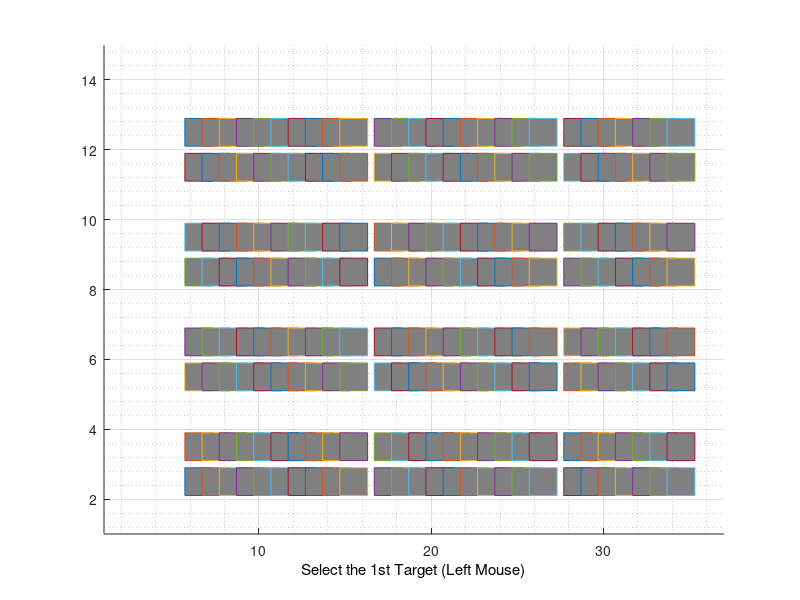

MATLAB code to generate this figure: (Note: this script raises an error after producing the figure.)
clc;
clear all;
%DEFINE THE 2-D MAP ARRAY
MAX_X=36;
MAX_Y=14;
MAX_VAL=10;
%This array stores the coordinates of the map and the 
%Objects in each coordinate
MAP=2*(ones(MAX_X,MAX_Y)); %Create matrix 10x10 with the value is 2

% Obtain Obstacle, Target and Robot Position
% Initialize the MAP with input values
% Obstacle=-1,Target = 0,AGV = 1,Space = 2
j=0;
x_val = 1;
y_val = 1;
axis([1 MAX_X+1 1 MAX_Y+1]);
grid on;
grid minor;
hold on;
n=0;%Number of Obstacles

% Create initial racks
for v = 6:34
    if (v~=16 && v~=27)
        for l = 2:12
            if (l ~= 4 && l ~= 7 && l ~= 10)
                MAP(v,l) = -1; %Put on the closed list as well
                plot(v+.5,l+.5,'s','MarkerSize',20,'MarkerFaceColor',[0.5,0.5,0.5]);
            end
        end
    end
end


% BEGIN Interactive Obstacle, Target, Start Location selection

pause(2);
h=msgbox('Select Obstacles (Left Mouse),Select the last obstacle (Right button)');
  xlabel('Select Obstacles (Left Mouse),Select the last obstacle (Right button)','Color','blue');
uiwait(h,10);
if ishandle(h) == 1
    delete(h);
end
but=1;
while (but == 1)
    [xval_1,yval_1,but] = ginput(1);
    xval_1=floor(xval_1);
    yval_1=floor(yval_1);
    MAP(xval_1,yval_1)=-1;%Put on the closed list as well
    plot(xval_1+.5,yval_1+.5,'s','MarkerSize',20,'MarkerFaceColor',[1,1,0]);
end%End of While loop
 
pause(1);
h=msgbox('Select Targets (Left Mouse)');
uiwait(h,5);
if ishandle(h) == 1
    delete(h);
end
xlabel('Select the 1st Target (Left Mouse)','Color','black');
%Get the location of the Targets
but=0;
while (but ~= 1) %Repeat until the Left button is not clicked
    [xval,yval,but]=ginput(1); %get location of target node
end

%Get the location of the Target_1st
xTarget_1=floor(xval);
yTarget_1=floor(yval);
plot(xTarget_1+.5,yTarget_1+.5,'d','MarkerSize',10,'MarkerFaceColor',[1,0,0]);
text(xTarget_1+1,yTarget_1+.5,'Target_1');
MAP(xTarget_1,yTarget_1)=0;
%Get the location of the Target_2nd
but=0;
while (but ~= 1) %Repeat until the Left button is not clicked
    [xval,yval,but]=ginput(1); %get location of target node
end
xTarget_2=floor(xval);
yTarget_2=floor(yval);
plot(xTarget_2+.5,yTarget_2+.5,'d','MarkerSize',10,'MarkerFaceColor',[1,0,0]);
text(xTarget_2+1,yTarget_2+.5,'Target_2');
MAP(xTarget_2,yTarget_2)=0;

 
pause(1);
h=msgbox('Select the position of AGVs');
uiwait(h,5);
if ishandle(h) == 1
    delete(h);
end
xlabel('Select the position of AGVs','Color','black');
%Get the starting position of the AGV_1st
but=0;
while (but ~= 1) %Repeat until the Left button is not clicked
    [xval,yval,but]=ginput(1);
end
xval_1=floor(xval);
yval_1=floor(yval);
xStart_1=xval_1;
yStart_1=yval_1;
plot(xval_1+.5,yval_1+.5,'rx','MarkerSize',10);
MAP(xval_1,yval_1)=1;
%Get the starting position of the AGV_2nd
but=0;
while (but ~= 1) %Repeat until the Left button is not clicked
    [xval,yval,but]=ginput(1);
end
xval_2=floor(xval);
yval_2=floor(yval);
xStart_2=xval_2;
yStart_2=yval_2;
plot(xval_2+.5,yval_2+.5,'bx','MarkerSize',10);
MAP(xval_2,yval_2)=1;


%IS ON LIST 1/0 |X val |Y val |Parent X val |Parent Y val |h(n) |g(n)|f(n)|
OPEN=[];
%X val | Y val |
% CLOSED=zeros(MAX_VAL,2);
CLOSED=[];

%Put all obstacles on the Closed list
k=1;%Dummy counter
for i=1:MAX_X
    for j=1:MAX_Y
        if(MAP(i,j) == -1)
            CLOSED(k,1)=i; 
            CLOSED(k,2)=j; 
            k=k+1;
        end
    end
end
CLOSED_COUNT=size(CLOSED,1);
%%%%%%%%%%%%%%%%%%%%%set the starting node of the 1st AGV as the first node
xNode=xStart_1;
yNode=yStart_1;
OPEN_COUNT=1;
path_cost=0;
goal_distance=distance(xNode,yNode,xTarget_1,yTarget_1);
OPEN(OPEN_COUNT,:)=insert_open(xNode,yNode,xNode,yNode,path_cost,goal_distance,goal_distance);
OPEN(OPEN_COUNT,1)=0;
CLOSED_COUNT=CLOSED_COUNT+1;
CLOSED(CLOSED_COUNT,1)=xNode;
CLOSED(CLOSED_COUNT,2)=yNode;
NoPath=1;

% START ALGORITHM
%%%%%%%%%%%%%%%%%%%%%%%%%%%%%%%%%%%%%%%%%%%%%%%%%%%%%%%%%%%%%%%%%%%%%%%%%%%%%%%%%%%%%%%%%%%%%
while((xNode ~= xTarget_1 || yNode ~= yTarget_1) && NoPath == 1)
%  plot(xNode+.5,yNode+.5,'go');
 exp_array=expand_array(xNode,yNode,path_cost,xTarget_1,yTarget_1,CLOSED,MAX_X,MAX_Y);
 exp_count=size(exp_array,1);

 for i=1:exp_count
    flag=0;
    for j=1:OPEN_COUNT
        if(exp_array(i,1) == OPEN(j,2) && exp_array(i,2) == OPEN(j,3) )
            OPEN(j,8)=min(OPEN(j,8),exp_array(i,5)); %#ok<*SAGROW>
            if OPEN(j,8)== exp_array(i,5)
                %UPDATE PARENTS,gn,hn
                OPEN(j,4)=xNode;
                OPEN(j,5)=yNode;
                OPEN(j,6)=exp_array(i,3);
                OPEN(j,7)=exp_array(i,4);
            end;%End of minimum fn check
            flag=1;
        end;%End of node check
%         if flag == 1
%             break;
    end;%End of j for
    if flag == 0
        OPEN_COUNT = OPEN_COUNT+1;
        OPEN(OPEN_COUNT,:)=insert_open(exp_array(i,1),exp_array(i,2),xNode,yNode,exp_array(i,3),exp_array(i,4),exp_array(i,5));
     end;%End of insert new element into the OPEN list
 end;%End of i for
 %%%%%%%%%%%%%%%%%%%%%%%%%%%%%%%%%%%%%%%%%%%%%%%%%%%
 %END OF WHILE LOOP
 %%%%%%%%%%%%%%%%%%%%%%%%%%%%%%%%%%%%%%%%%%%%%%%%%%%
 %Find out the node with the smallest fn 
  index_min_node = min_fn(OPEN,OPEN_COUNT,xTarget_1,yTarget_1);
  if (index_min_node ~= -1)    
   %Set xNode and yNode to the node with minimum fn
   xNode=OPEN(index_min_node,2);
   yNode=OPEN(index_min_node,3);
   path_cost=OPEN(index_min_node,6);%Update the cost of reaching the parent node
  %Move the Node to list CLOSED
  CLOSED_COUNT=CLOSED_COUNT+1;
  CLOSED(CLOSED_COUNT,1)=xNode;
  CLOSED(CLOSED_COUNT,2)=yNode;
  OPEN(index_min_node,1)=0;
  else
      %No path exists to the Target!!
      NoPath=0;%Exits the loop!
  end;%End of index_min_node check
end;%End of While Loop
%Once algorithm has run The optimal path is generated by starting of at the
%last node(if it is the target node) and then identifying its parent node
%until it reaches the start node.This is the optimal path

i=size(CLOSED,1);
Optimal_path_1=[];
xval_1=CLOSED(i,1);
yval_1=CLOSED(i,2);
i=1;
Optimal_path_1(i,1)=xval_1;
Optimal_path_1(i,2)=yval_1;
i=i+1;


if ( (xval_1 == xTarget_1) && (yval_1 == yTarget_1))
    inode=0;
   %Traverse OPEN and determine the parent nodes
   parent_x=OPEN(node_index(OPEN,xval_1,yval_1),4);%node_index returns the index of the node
   parent_y=OPEN(node_index(OPEN,xval_1,yval_1),5);
   
   while( parent_x ~= xStart_1 || parent_y ~= yStart_1)
           Optimal_path_1(i,1) = parent_x;
           Optimal_path_1(i,2) = parent_y;
           %Get the grandparents:-)
           inode=node_index(OPEN,parent_x,parent_y);
           parent_x=OPEN(inode,4);%node_index returns the index of the node
           parent_y=OPEN(inode,5);
           i=i+1;
    end;
    p1 = 1;
else
 pause(1);
 h=msgbox('Sorry, No path exists to the Target 1st!','warn');
 uiwait(h,5);
end

OPEN=[];
CLOSED=[];
%Put all obstacles on the Closed list again to find the another path
k=1;%Dummy counter
for i=1:MAX_X
    for j=1:MAX_Y
        if(MAP(i,j) == -1)
            CLOSED(k,1)=i; 
            CLOSED(k,2)=j; 
            k=k+1;
        end
    end
end
CLOSED_COUNT=size(CLOSED,1);

%%%%%%%%%%%%%%%%%%%%%set the starting node of the 2nd AGV as the first node
xNode=xStart_2;
yNode=yStart_2;
OPEN_COUNT=1;
path_cost=0;
goal_distance=distance(xNode,yNode,xTarget_2,yTarget_2);
OPEN(OPEN_COUNT,:)=insert_open(xNode,yNode,xNode,yNode,path_cost,goal_distance,goal_distance);
OPEN(OPEN_COUNT,1)=0;
CLOSED_COUNT=CLOSED_COUNT+1;
CLOSED(CLOSED_COUNT,1)=xNode;
CLOSED(CLOSED_COUNT,2)=yNode;
NoPath=1;

% START ALGORITHM
%%%%%%%%%%%%%%%%%%%%%%%%%%%%%%%%%%%%%%%%%%%%%%%%%%%%%%%%%%%%%%%%%%%%%%%%%%%%%%%%%%%%%%%%%%%%%
while((xNode ~= xTarget_2 || yNode ~= yTarget_2) && NoPath == 1)
%  plot(xNode+.5,yNode+.5,'go');
 exp_array=expand_array(xNode,yNode,path_cost,xTarget_2,yTarget_2,CLOSED,MAX_X,MAX_Y);
 exp_count=size(exp_array,1);

 for i=1:exp_count
    flag=0;
    for j=1:OPEN_COUNT
        if(exp_array(i,1) == OPEN(j,2) && exp_array(i,2) == OPEN(j,3) )
            OPEN(j,8)=min(OPEN(j,8),exp_array(i,5)); %#ok<*SAGROW>
            if OPEN(j,8)== exp_array(i,5)
                %UPDATE PARENTS,gn,hn
                OPEN(j,4)=xNode;
                OPEN(j,5)=yNode;
                OPEN(j,6)=exp_array(i,3);
                OPEN(j,7)=exp_array(i,4);
            end;%End of minimum fn check
            flag=1;
        end;%End of node check
%         if flag == 1
%             break;
    end;%End of j for
    if flag == 0
        OPEN_COUNT = OPEN_COUNT+1;
        OPEN(OPEN_COUNT,:)=insert_open(exp_array(i,1),exp_array(i,2),xNode,yNode,exp_array(i,3),exp_array(i,4),exp_array(i,5));
     end;%End of insert new element into the OPEN list
 end;%End of i for
 %%%%%%%%%%%%%%%%%%%%%%%%%%%%%%%%%%%%%%%%%%%%%%%%%%%
 %END OF WHILE LOOP
 %%%%%%%%%%%%%%%%%%%%%%%%%%%%%%%%%%%%%%%%%%%%%%%%%%%
 %Find out the node with the smallest fn 
  index_min_node = min_fn(OPEN,OPEN_COUNT,xTarget_2,yTarget_2);
  if (index_min_node ~= -1)    
   %Set xNode and yNode to the node with minimum fn
   xNode=OPEN(index_min_node,2);
   yNode=OPEN(index_min_node,3);
   path_cost=OPEN(index_min_node,6);%Update the cost of reaching the parent node
  %Move the Node to list CLOSED
  CLOSED_COUNT=CLOSED_COUNT+1;
  CLOSED(CLOSED_COUNT,1)=xNode;
  CLOSED(CLOSED_COUNT,2)=yNode;
  OPEN(index_min_node,1)=0;
  else
      %No path exists to the Target!!
      NoPath=0;%Exits the loop!
  end;%End of index_min_node check
end;%End of While Loop
%Once algorithm has run The optimal path is generated by starting of at the
%last node(if it is the target node) and then identifying its parent node
%until it reaches the start node.This is the optimal path

i=size(CLOSED,1);
Optimal_path_2=[];
xval_2=CLOSED(i,1);
yval_2=CLOSED(i,2);
i=1;
Optimal_path_2(i,1)=xval_2;
Optimal_path_2(i,2)=yval_2;
i=i+1;


if ( (xval_2 == xTarget_2) && (yval_2 == yTarget_2))
    inode=0;
   %Traverse OPEN and determine the parent nodes
   parent_x=OPEN(node_index(OPEN,xval_2,yval_2),4);%node_index returns the index of the node
   parent_y=OPEN(node_index(OPEN,xval_2,yval_2),5);
   
   while( parent_x ~= xStart_2 || parent_y ~= yStart_2)
           Optimal_path_2(i,1) = parent_x;
           Optimal_path_2(i,2) = parent_y;
           %Get the grandparents:-)
           inode=node_index(OPEN,parent_x,parent_y);
           parent_x=OPEN(inode,4);%node_index returns the index of the node
           parent_y=OPEN(inode,5);
           i=i+1;
    end;
    p2 = 1;
else
 pause(1);
 h=msgbox('Sorry, No path exists to the Target 2!','warn');
 uiwait(h,5);
end

%%%%%%%%%%%%%%%%%%%%%%%%%%%%%%%%%%%%%%%%%%%%%%Plot the Optimal Path!
if (p1 == 1 && p2 == 1)
a1=size(Optimal_path_1,1)+1;
Optimal_path_1(a1,1)=xStart_1;
Optimal_path_1(a1,2)=yStart_1;
plot(Optimal_path_1(:,1)+.5,Optimal_path_1(:,2)+.5);
pause(1); %pause before starting run
path_1=plot(Optimal_path_1(a1,1)+.5,Optimal_path_1(a1,2)+.5,'s','MarkerSize',20,'MarkerFaceColor',[0,1,0]);
Optimal_path_1=flipud(Optimal_path_1);

a2=size(Optimal_path_2,1)+1;
Optimal_path_2(a2,1)=xStart_2;
Optimal_path_2(a2,2)=yStart_2;
plot(Optimal_path_2(:,1)+.5,Optimal_path_2(:,2)+.5);
pause(1); %pause before starting run
path_2=plot(Optimal_path_2(a2,1)+.5,Optimal_path_2(a2,2)+.5,'s','MarkerSize',20,'MarkerFaceColor',[0,1,0]);
Optimal_path_2=flipud(Optimal_path_2);

if (a1>a2)
    j = a1;
    for i = 1:a1-a2
        Optimal_path_2(a2+i,1) = xTarget_2;
        Optimal_path_2(a2+i,2) = yTarget_2;
    end;
elseif (a1<a2)
    j = a2;
    for i = 1:a2-a1
        Optimal_path_1(a1+i,1) = xTarget_1;
        Optimal_path_1(a1+i,2) = yTarget_1;
    end;
else 
    j = a2;
end;
for i=1:j
    pause(.5);
    set(path_1,'XData',Optimal_path_1(i,1)+.5,'YData',Optimal_path_1(i,2)+.5);
    set(path_2,'XData',Optimal_path_2(i,1)+.5,'YData',Optimal_path_2(i,2)+.5);
    drawnow;
end;

% for i=j:-1:1
%     pause(.5);
%     set(path_2,'XData',Optimal_path_2(i,1)+.5,'YData',Optimal_path_2(i,2)+.5);
%     drawnow;
% end;
end;





